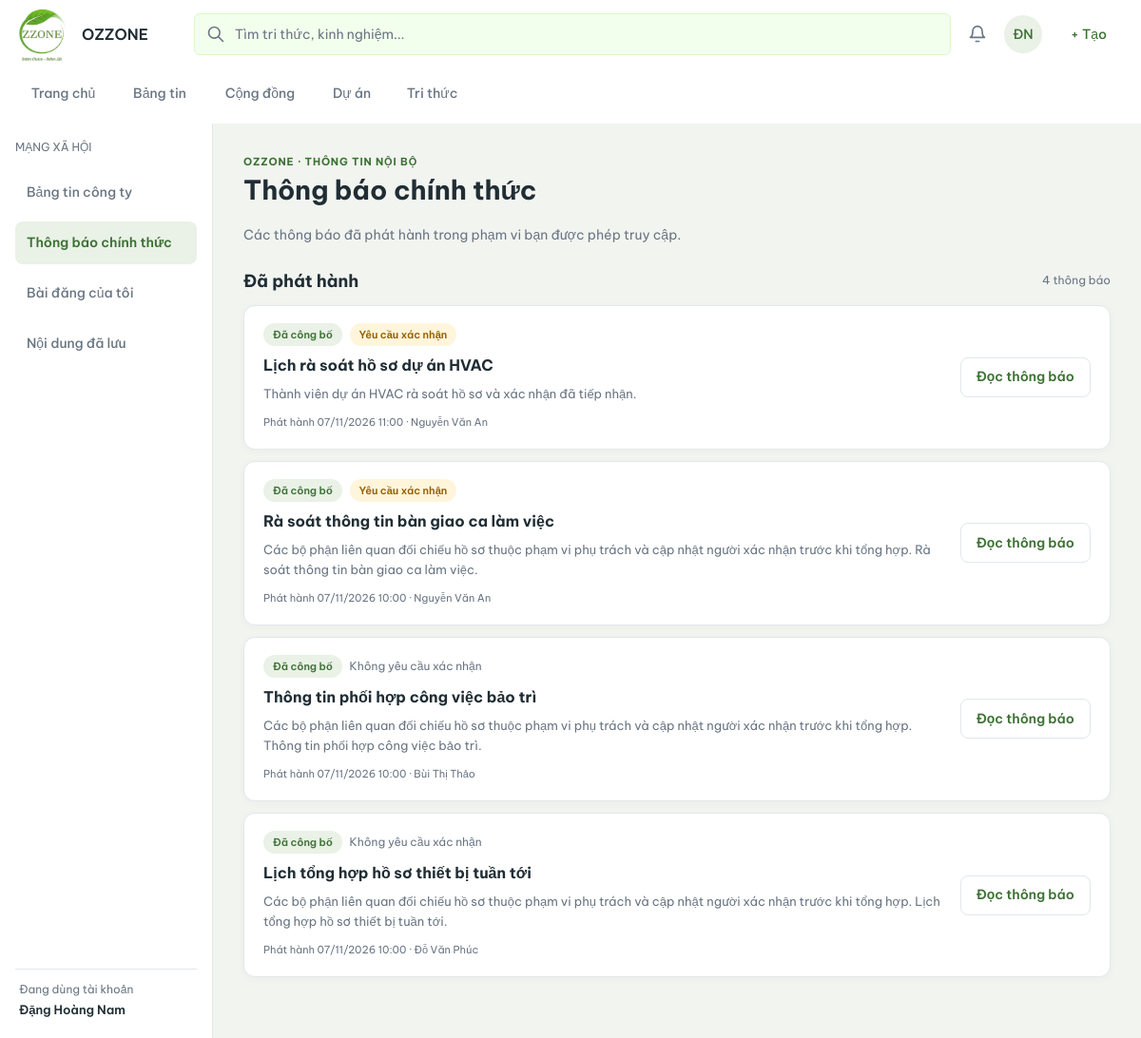
Screenshot of /notifications/ (signed in) with the database file from the repository.
### projectp/models.py (models this page shows, shortened)
class TimeStamped(models.Model):
    ngay_tao = models.DateTimeField(auto_now_add=True)
    ngay_cap_nhat = models.DateTimeField(auto_now=True)
    class Meta:
        abstract = True

class ThongBaoChinhThuc(TimeStamped):
    bai_viet = models.OneToOneField(
        BaiViet,
        primary_key=True,
        db_column='ma_bai_viet',
        on_delete=models.PROTECT,
        related_name='thong_bao_chinh_thuc',
    )
    nguoi_phu_trach = models.ForeignKey(USER, on_delete=models.PROTECT, related_name='+', db_column='nguoi_phu_trach')
    nguoi_xuat_ban = models.ForeignKey(
        USER,
        null=True,
        blank=True,
        on_delete=models.PROTECT,
        related_name='+',
        db_column='nguoi_xuat_ban',
    )
    che_do_doc = models.CharField(
        max_length=30,
        choices=[('toan_cong_ty', 'Toàn công ty'), ('theo_tieu_chi', 'Theo tiêu chí')],
        default='toan_cong_ty',
    )
    che_do_phan_phoi = models.CharField(
        max_length=30,
        choices=[('toan_cong_ty', 'Toàn công ty'), ('theo_tieu_chi', 'Theo tiêu chí')],
        default='toan_cong_ty',
    )
    yeu_cau_xac_nhan = models.BooleanField(default=False)
    ngay_xuat_ban = models.DateTimeField(null=True, blank=True, db_column="xuat_ban_luc")
    trang_thai = models.CharField(
        max_length=30,
        choices=[('ban_nhap', 'Bản nháp'), ('da_cong_bo', 'Đã công bố')],
        default='ban_nhap',
    )
    phien_ban_cau_hinh = models.PositiveIntegerField(default=1)
    kiem_tra_luc = models.DateTimeField(null=True, blank=True)
    khoa_yeu_cau_xuat_ban = models.UUIDField(null=True, blank=True, unique=True)
    thong_bao_tham_chieu = models.ForeignKey(
        "self",
        null=True,
        blank=True,
        on_delete=models.PROTECT,
        related_name="thong_bao_dinh_chinh",
        db_column="ma_thong_bao_tham_chieu",
    )
    class Meta:
        db_table = "THONG_BAO_CHINH_THUC"
        permissions = [
            ('cong_bo_thong_bao', 'Được công bố thông báo chính thức'),
            ('theo_doi_tiep_nhan', 'Được theo dõi tiếp nhận thông báo'),
        ]
        constraints = [
            models.CheckConstraint(
                condition=(
                    Q(trang_thai='ban_nhap')
                    | Q(
                        trang_thai='da_cong_bo',
                        nguoi_xuat_ban__isnull=False,
                        ngay_xuat_ban__isnull=False,
                        kiem_tra_luc__isnull=False,
                        khoa_yeu_cau_xuat_ban__isnull=False,
                    )
                ),
                name='ck_announcement_publish',
            ),
            models.CheckConstraint(
                condition=Q(phien_ban_cau_hinh__gte=1),
                name='ck_ann_config_version',
            ),
        ]

class SoftDeleted(TimeStamped):
    da_xoa_mem = models.BooleanField(default=False, db_column="da_xoa")
    ngay_xoa = models.DateTimeField(null=True, blank=True)
    nguoi_xoa = models.ForeignKey(
        USER,
        null=True,
        blank=True,
        on_delete=models.PROTECT,
        related_name='+',
        db_column='nguoi_xoa',
    )
    class Meta:
        abstract = True

class BaiViet(SoftDeleted):
    class Kind(models.TextChoices):
        STANDARD = "chia_se", "Chia sẻ/thảo luận"
        FIELD_UPDATE = "cap_nhat_hien_truong", "Cập nhật hiện trường"
        ANNOUNCEMENT = "thong_bao", "Thông báo chính thức"
    class TechnicalStatus(models.TextChoices):
        NONE = "khong_ap_dung", "Không áp dụng"
        OPEN = "chua_giai_quyet", "Chưa giải quyết"
        RESOLVED = "da_giai_quyet", "Đã giải quyết"
    ma_bai_viet = models.BigAutoField(primary_key=True)
    nguoi_dang = models.ForeignKey(USER, on_delete=models.PROTECT, related_name='+', db_column='nguoi_dang')
    cong_dong = models.ForeignKey(
        CongDong,
        null=True,
        blank=True,
        on_delete=models.PROTECT,
        db_column='ma_cong_dong',
    )
    du_an = models.ForeignKey(DuAn, null=True, blank=True, on_delete=models.PROTECT, db_column='ma_du_an')
    ma_the_thiet_bi = models.ForeignKey(
        MaThietBi,
        null=True,
        blank=True,
        on_delete=models.PROTECT,
        db_column='ma_the_thiet_bi',
    )
    tai_san = models.ForeignKey(
        TaiSanThietBi,
        null=True,
        blank=True,
        on_delete=models.PROTECT,
        db_column='ma_tai_san',
    )
    loai_bai_viet = models.CharField(max_length=50, choices=Kind.choices, default=Kind.STANDARD)
    che_do_xu_ly = models.BooleanField(default=False)
    tieu_de = models.CharField(max_length=250, blank=True)
    noi_dung = models.TextField()
    trang_thai = models.CharField(max_length=30, choices=[('hien', 'Hiển thị'), ('an', 'Đã ẩn')], default='hien')
    trang_thai_xu_ly = models.CharField(max_length=30, choices=TechnicalStatus.choices, default=TechnicalStatus.NONE)
    ly_do_chua_giai_quyet = models.TextField(blank=True)
    chua_giai_quyet_luc = models.DateTimeField(null=True, blank=True)
    giai_quyet_boi = models.ForeignKey(
        USER,
        null=True,
        blank=True,
        on_delete=models.PROTECT,
        related_name='+',
        db_column='giai_quyet_boi',
    )
    giai_quyet_luc = models.DateTimeField(null=True, blank=True)
    phien_ban_noi_dung = models.PositiveIntegerField(default=1, validators=[MinValueValidator(1)])
    da_ghim = models.BooleanField(default=False)
    ghim_luc = models.DateTimeField(null=True, blank=True)
    nguoi_ghim = models.ForeignKey(
        USER,
        null=True,
        blank=True,
        on_delete=models.PROTECT,
        related_name='+',
        db_column='nguoi_ghim',
    )
    class Meta:
        db_table = "BAI_VIET"
        ordering = ["-ngay_tao", "-ma_bai_viet"]
        indexes = [
            models.Index(fields=['du_an', 'trang_thai_xu_ly']),
            models.Index(fields=['cong_dong', 'ngay_tao']),
        ]
        constraints = [
            models.CheckConstraint(
                condition=(
                    Q(da_ghim=False, ghim_luc__isnull=True, nguoi_ghim__isnull=True)
                    | Q(
                        da_ghim=True,
                        cong_dong__isnull=False,
                        ghim_luc__isnull=False,
                        nguoi_ghim__isnull=False,
                    )
                ),
                name='ck_post_pin',
            ),
            models.CheckConstraint(
                condition=Q(phien_ban_noi_dung__gte=1),
                name='ck_post_content_version',
            ),
            models.CheckConstraint(
                condition=(
                    (
                        Q(
                            che_do_xu_ly=False,
                            trang_thai_xu_ly='khong_ap_dung',
                            chua_giai_quyet_luc__isnull=True,
                            giai_quyet_luc__isnull=True,
                            giai_quyet_boi__isnull=True,
                        )
                        | Q(
                            che_do_xu_ly=True,
                            du_an__isnull=False,
                            trang_thai_xu_ly='chua_giai_quyet',
                            chua_giai_quyet_luc__isnull=False,
                            giai_quyet_luc__isnull=True,
                            giai_quyet_boi__isnull=True,
                        )
                    )
                    | Q(
                        che_do_xu_ly=True,
                        du_an__isnull=False,
                        trang_thai_xu_ly='da_giai_quyet',
                        giai_quyet_luc__isnull=False,
                        giai_quyet_boi__isnull=False,
                    )
                ),
                name='ck_post_technical_state',
            ),
        ]

### notifications/views.py (the view, shortened to what this page needs)
# urls.py: path("", views.notice_list, name="list"),
@login_required(login_url="accounts:login")
@_notice_read_errors
def notice_list(request):
    published = _published_notices_for(request.user)
    drafts = []
    return render(request, "notifications/list.html", {
        "published_notices": published,
        "draft_notices": drafts,
        "can_publish": can_publish_notices(request.user),
    })

### notifications/templates/notifications/list.html (shortened to what this page needs)
{% extends "base.html" %}
{% load ozzone_names %}
{% load static %}
{% block extra_css %}<link rel="stylesheet" href="{% static 'notifications/css/notifications.css' %}?v=20261111-soc08-09-ui2">{% endblock %}
{% block content %}
<div class="oz-notice-workspace">
    {% include "notifications/_context_nav.html" with notice_nav_active="notices" %}
    <main class="oz-notice-workspace-main">
<section class="oz-notice-page oz-notice-list-page">
    <header class="oz-notice-page-head">
        <div>
            <p class="oz-eyebrow">OZZONE · THÔNG TIN NỘI BỘ</p>
            <h1>Thông báo chính thức</h1>
            <p class="oz-muted">Các thông báo đã phát hành trong phạm vi bạn được phép truy cập.</p>
        </div>
    </header>
    <section class="oz-notice-section">
        <div class="oz-section-title"><h2>Đã phát hành</h2><span>{{ published_notices|length }} thông báo</span></div>
        {% if published_notices %}
        <div class="oz-notice-list">
            {% for item in published_notices %}
            <article class="oz-notice-card">
                <div class="oz-notice-card-main">
                    <div class="oz-notice-meta">
                        <span class="oz-status oz-status-published">Đã công bố</span>
                        {% if item.yeu_cau_xac_nhan %}<span class="oz-status oz-status-ack">Yêu cầu xác nhận</span>{% else %}<span class="oz-muted-small">Không yêu cầu xác nhận</span>{% endif %}
                    </div>
                    <h3>{% if item.can_read_for_request_user %}<a href="{% url 'notifications:detail' item.pk %}">{{ item.bai_viet.tieu_de }}</a>{% else %}<a href="{% url 'notifications:tracking' item.pk %}">{{ item.bai_viet.tieu_de }}</a>{% endif %}</h3>
                    {% if item.can_read_for_request_user %}<p>{{ item.bai_viet.noi_dung|truncatechars:220 }}</p>{% else %}<p>Bạn được cấp quyền theo dõi trạng thái tiếp nhận của tập người nhận thông báo này.</p>{% endif %}
                    <small>Phát hành {{ item.ngay_xuat_ban|date:"d/m/Y H:i" }} · {{ item.nguoi_xuat_ban|ho_ten }}</small>
                </div>
                <div class="oz-notice-card-actions">
                    {% if item.can_read_for_request_user %}<a class="oz-btn oz-btn-secondary" href="{% url 'notifications:detail' item.pk %}">Đọc thông báo</a>{% endif %}
                </div>
            </article>
            {% endfor %}
        </div>
        {% else %}
        <div class="oz-empty-state"><strong>Chưa có thông báo phù hợp</strong><p>Thông báo sẽ xuất hiện tại đây khi được phát hành và bạn có quyền đọc.</p></div>
        {% endif %}
    </section>
</section>
    </main>
</div>
{% endblock %}

### templates/base.html (shortened to what this page needs)
{% load ozzone_names %}
{% load static %}
{% url 'core:home' as home_url %}
{% url 'social:feed' as feed_url %}
{% url 'communities:list' as communities_url %}
{% url 'projects:list' as projects_url %}
{% url 'knowledge:list' as knowledge_url %}
{% url 'knowledge:search' as search_url %}
{% url 'notifications:list' as notices_url %}
{% url 'accounts:profile' as profile_url %}
{% url 'accounts:login' as login_url %}
{% url 'accounts:logout' as logout_url %}
{% url 'admin:index' as admin_url %}
{% url 'admin:login' as admin_login_url %}
{% url 'social:create' as create_post_url %}
{% url 'admin:projectp_congdong_add' as create_community_url %}
{% url 'projects:create' as create_project_url %}
{% url 'knowledge:create' as create_knowledge_url %}
{% firstof home_url projects_url as landing_url %}
{% firstof active_nav request.resolver_match.app_name as current_app %}
<!DOCTYPE html>
<html lang="vi">
<head>
    <link rel="stylesheet" href="{% static 'ozzone/post_attachments.css' %}?v=attachment-controls">
    <link rel="stylesheet" href="{% static 'ozzone/confirmation.css' %}">
    {% block extra_css %}{% endblock %}
</head>
<body>
    <header class="oz-header">
        <a
            class="oz-brand"
            href="{{ landing_url }}"
            aria-label="OZZONE"
        >
            <span class="oz-logo">
                <img
                    src="{% static 'ozzone/logo.jpg' %}"
                    alt=""
                >
            </span>
            <span class="oz-brand-text">OZZONE</span>
        </a>
        <nav class="oz-nav" aria-label="Điều hướng chính">
            {% if home_url %}
                <a
                    class="oz-nav-item"
                    href="{{ home_url }}"
                >
                    Trang chủ
                </a>
            {% endif %}
            {% if feed_url %}
                <a
                    class="oz-nav-item"
                    href="{{ feed_url }}"
                >
                    Bảng tin
                </a>
            {% endif %}
            {% if communities_url %}
                <a
                    class="oz-nav-item"
                    href="{{ communities_url }}"
                >
                    Cộng đồng
                </a>
            {% endif %}
            {% if projects_url %}
                <a
                    class="oz-nav-item"
                    href="{{ projects_url }}"
                >
                    Dự án
                </a>
            {% else %}
                <span class="oz-nav-item" aria-disabled="true">
                    Dự án
                </span>
            {% endif %}
            {% if knowledge_url %}
                <a
                    class="oz-nav-item"
                    href="{{ knowledge_url }}"
                >
                    Tri thức
                </a>
            {% endif %}
        </nav>
        <form
            class="oz-search"
            method="get"
            {% if search_url %}
                action="{{ search_url }}"
            {% endif %}
        >
            <input
                type="search"
                name="q"
                placeholder="Tìm tri thức, kinh nghiệm..."
                aria-label="Tìm tri thức, kinh nghiệm"
            >
        </form>
        <a
            class="oz-bell"
            aria-label="Thông báo"
            {% if notices_url %}
                href="{{ notices_url }}"
            {% else %}
                aria-disabled="true"
                title="Thông báo đang được tích hợp"
            {% endif %}
        >
        </a>
        {% if request.user.is_authenticated %}
            <details class="oz-menu">
                <summary
                    class="oz-avatar"
                    aria-label="Tài khoản {{ request.user.username }}"
                >
                    {% if request.user.first_name or request.user.last_name %}
                        {{ request.user.last_name|first|upper }}{{ request.user.first_name|first|upper }}
                    {% else %}
                        {{ request.user.username|slice:':2'|upper }}
                    {% endif %}
                </summary>
            </details>
            <details class="oz-menu">
                <summary class="oz-create">+ Tạo</summary>
            </details>
        {% endif %}
    </header>
    <div class="oz-layout">
        <main
            id="main-content"
            class="oz-main {% block main_class %}{% endblock %}"
        >
            {% block content %}{% endblock %}
        </main>
    </div>
</body>
</html>

### notifications/templates/notifications/_context_nav.html
{% load ozzone_names %}
<aside class="oz-notice-context-nav" aria-label="Điều hướng mạng xã hội">
    <p class="oz-notice-context-label">MẠNG XÃ HỘI</p>
    <nav>
        <a class="{% if notice_nav_active == 'feed' %}is-active{% endif %}" href="{% url 'social:feed' %}">Bảng tin công ty</a>
        <a class="{% if notice_nav_active == 'notices' %}is-active{% endif %}" href="{% url 'notifications:list' %}">Thông báo chính thức</a>
        <a class="{% if notice_nav_active == 'my_posts' %}is-active{% endif %}" href="{% url 'social:my_posts' %}">Bài đăng của tôi</a>
        <a href="{% url 'social:saved' %}">Nội dung đã lưu</a>
    </nav>
    <div class="oz-notice-context-user">
        <span>Đang dùng tài khoản</span>
        <strong>{{ request.user|ho_ten }}</strong>
    </div>
</aside>

### rows the page displays
ThongBaoChinhThuc: yeu_cau_xac_nhan "Yêu cầu xác nhận", bai_viet.tieu_de "Lịch rà soát hồ sơ dự án HVAC", bai_viet.noi_dung "Thành viên dự án HVAC rà soát hồ sơ và xác nhận đã tiếp nhận.", ngay_xuat_ban "07/11/2026 11:00", nguoi_xuat_ban|ho_ten "Nguyễn Văn An", shows "Đọc thông báo"
ThongBaoChinhThuc: yeu_cau_xac_nhan "Yêu cầu xác nhận", bai_viet.tieu_de "Rà soát thông tin bàn giao ca làm việc", bai_viet.noi_dung "Các bộ phận liên quan đối chiếu hồ sơ thuộc phạm vi phụ trách và cập nhật người xác nhận trước khi tổng hợp. Rà soát thông tin bàn giao ca làm việc.", ngay_xuat_ban "07/11/2026 10:00", nguoi_xuat_ban|ho_ten "Nguyễn Văn An", shows "Đọc thông báo"
ThongBaoChinhThuc: yeu_cau_xac_nhan "Không yêu cầu xác nhận", bai_viet.tieu_de "Thông tin phối hợp công việc bảo trì", bai_viet.noi_dung "Các bộ phận liên quan đối chiếu hồ sơ thuộc phạm vi phụ trách và cập nhật người xác nhận trước khi tổng hợp. Thông tin phối hợp công việc bảo trì.", ngay_xuat_ban "07/11/2026 10:00", nguoi_xuat_ban|ho_ten "Bùi Thị Thảo", shows "Đọc thông báo"
ThongBaoChinhThuc: yeu_cau_xac_nhan "Không yêu cầu xác nhận", bai_viet.tieu_de "Lịch tổng hợp hồ sơ thiết bị tuần tới", bai_viet.noi_dung "Các bộ phận liên quan đối chiếu hồ sơ thuộc phạm vi phụ trách và cập nhật người xác nhận trước khi tổng hợp. Lịch tổng hợp hồ sơ thiết bị tuần tới.", ngay_xuat_ban "07/11/2026 10:00", nguoi_xuat_ban|ho_ten "Đỗ Văn Phúc", shows "Đọc thông báo"

### other values shown
{{ request.user.last_name|first|upper }} "Đ"
{{ request.user.first_name|first|upper }} "N"
{{ request.user|ho_ten }} "Đặng Hoàng Nam"
{{ published_notices|length }} "4"
